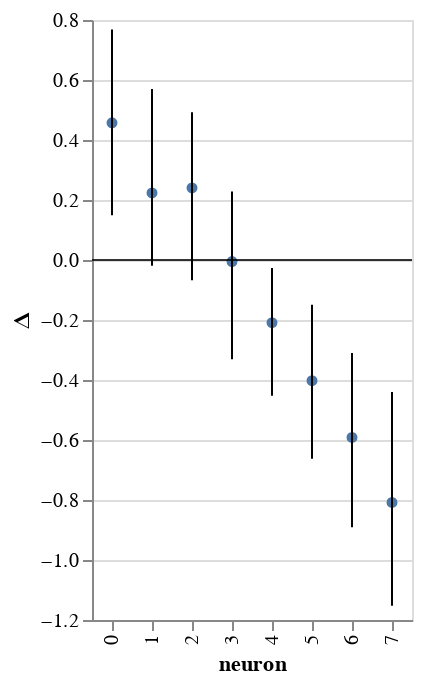

The code cell stored with this chart in its notebook:
### Markdown cell above
# Plot data and posterior

### Code cell
reload(visualization)
visualization.plot_posterior(df_both,alt.Chart(df_both),y=f'{y} diff', x='neuron',color='mouse_code',)

### Figure 1 — Vega-Lite specification as saved in the notebook (floating-point values rounded to 4 significant figures)
{"config": {"view": {"continuousWidth": 400, "continuousHeight": 300}}, "layer": [{"mark": {"type": "line", "color": "black", "point": true}, "encoding": {"x": {"type": "ordinal", "field": "neuron"}, "y": {"type": "quantitative", "field": "Bayes condition mean", "impute": {"value": "value"}}}}, {"mark": {"type": "rule", "color": "black", "opacity": 0.4, "size": 0.1}, "encoding": {"y": {"type": "quantitative", "field": "zero"}}}, {"mark": "rule", "encoding": {"x": {"type": "ordinal", "field": "neuron"}, "y": {"type": "quantitative", "field": "Bayes condition CI0", "scale": {"domain": [-1.152, 0.7685], "zero": false}, "title": "Δ "}, "y2": {"field": "Bayes condition CI1"}}}], "data": {"name": "data-61530b82acf51ca742240a6b28cec749"}, "$schema": "https://vega.github.io/schema/vega-lite/v4.8.1.json", "datasets": {"data-61530b82acf51ca742240a6b28cec749": [{"neuron": 0.0, "mouse_code": 0.0, "i_trial": 0.0, "neuron_code": 0.0, "log_firing_rate": 0.4592, "Firing rate": 60.84, "firing_rate": 60.84, "i_spike": 14.75, "isi": -0.03143, "log_isi diff": -0.1575, "log_isi": null, "Bayes condition CI0": null, "Bayes condition CI1": null, "Bayes condition mean": null, "zero": 0}, {"neuron": 0.0, "mouse_code": 1.0, "i_trial": 0.0, "neuron_code": 0.0, "log_firing_rate": 0.778, "Firing rate": 527.0, "firing_rate": 527.0, "i_spike": 10.75, "isi": -0.02555, "log_isi diff": -0.1314, "log_isi": null, "Bayes condition CI0": null, "Bayes condition CI1": null, "Bayes condition mean": null, "zero": 0}, {"neuron": 0.0, "mouse_code": 2.0, "i_trial": 0.0, "neuron_code": 0.0, "log_firing_rate": -0.07206, "Firing rate": -102.0, "firing_rate": -102.0, "i_spike": 0.75, "isi": 0.001768, "log_isi diff": 0.01278, "log_isi": null, "Bayes condition CI0": null, "Bayes condition CI1": null, "Bayes condition mean": null, "zero": 0}, {"neuron": 0.0, "mouse_code": 3.0, "i_trial": 0.0, "neuron_code": 0.0, "log_firing_rate": -0.04176, "Firing rate": -67.37, "firing_rate": -67.37, "i_spike": 17.5, "isi": -0.03538, "log_isi diff": -0.1841, "log_isi": null, "Bayes condition CI0": null, "Bayes condition CI1": null, "Bayes condition mean": null, "zero": 0}, {"neuron": 1.0, "mouse_code": 0.0, "i_trial": 0.0, "neuron_code": 0.0, "log_firing_rate": -0.2591, "Firing rate": -55.75, "firing_rate": -55.75, "i_spike": 3.25, "isi": -0.004326, "log_isi diff": -0.02913, "log_isi": null, "Bayes condition CI0": null, "Bayes condition CI1": null, "Bayes condition mean": null, "zero": 0}, {"neuron": 1.0, "mouse_code": 1.0, "i_trial": 0.0, "neuron_code": 0.0, "log_firing_rate": 0.2907, "Firing rate": 229.4, "firing_rate": 229.4, "i_spike": 3.75, "isi": -0.005361, "log_isi diff": -0.03394, "log_isi": null, "Bayes condition CI0": null, "Bayes condition CI1": null, "Bayes condition mean": null, "zero": 0}, {"neuron": 1.0, "mouse_code": 2.0, "i_trial": 0.0, "neuron_code": 0.0, "log_firing_rate": -0.03141, "Firing rate": -4.297, "firing_rate": -4.297, "i_spike": 20.0, "isi": -0.02157, "log_isi diff": -0.1562, "log_isi": null, "Bayes condition CI0": null, "Bayes condition CI1": null, "Bayes condition mean": null, "zero": 0}, {"neuron": 1.0, "mouse_code": 3.0, "i_trial": 0.0, "neuron_code": 0.0, "log_firing_rate": 0.129, "Firing rate": 24.56, "firing_rate": 24.56, "i_spike": 21.75, "isi": -0.03206, "log_isi diff": -0.1942, "log_isi": null, "Bayes condition CI0": null, "Bayes condition CI1": null, "Bayes condition mean": null, "zero": 0}, {"neuron": 2.0, "mouse_code": 0.0, "i_trial": 0.0, "neuron_code": 0.0, "log_firing_rate": 0.2564, "Firing rate": 100.0, "firing_rate": 100.0, "i_spike": -3.5, "isi": 0.004483, "log_isi diff": 0.02789, "log_isi": null, "Bayes condition CI0": null, "Bayes condition CI1": null, "Bayes condition mean": null, "zero": 0}, {"neuron": 2.0, "mouse_code": 1.0, "i_trial": 0.0, "neuron_code": 0.0, "log_firing_rate": 0.01956, "Firing rate": 5.827, "firing_rate": 5.827, "i_spike": -3.0, "isi": 0.003487, "log_isi diff": 0.02379, "log_isi": null, "Bayes condition CI0": null, "Bayes condition CI1": null, "Bayes condition mean": null, "zero": 0}, {"neuron": 2.0, "mouse_code": 2.0, "i_trial": 0.0, "neuron_code": 0.0, "log_firing_rate": -0.01151, "Firing rate": 1.463, "firing_rate": 1.463, "i_spike": 7.0, "isi": -0.006311, "log_isi diff": -0.04779, "log_isi": null, "Bayes condition CI0": null, "Bayes condition CI1": null, "Bayes condition mean": null, "zero": 0}, {"neuron": 2.0, "mouse_code": 3.0, "i_trial": 0.0, "neuron_code": 0.0, "log_firing_rate": 0.03362, "Firing rate": 12.29, "firing_rate": 12.29, "i_spike": 12.0, "isi": -0.01429, "log_isi diff": -0.09622, "log_isi": null, "Bayes condition CI0": null, "Bayes condition CI1": null, "Bayes condition mean": null, "zero": 0}, {"neuron": 3.0, "mouse_code": 0.0, "i_trial": 0.0, "neuron_code": 0.0, "log_firing_rate": -0.2232, "Firing rate": -62.48, "firing_rate": -62.48, "i_spike": -6.0, "isi": 0.0038, "log_isi diff": 0.03135, "log_isi": null, "Bayes condition CI0": null, "Bayes condition CI1": null, "Bayes condition mean": null, "zero": 0}, {"neuron": 3.0, "mouse_code": 1.0, "i_trial": 0.0, "neuron_code": 0.0, "log_firing_rate": -0.2532, "Firing rate": -96.29, "firing_rate": -96.29, "i_spike": 10.5, "isi": -0.008077, "log_isi diff": -0.06985, "log_isi": null, "Bayes condition CI0": null, "Bayes condition CI1": null, "Bayes condition mean": null, "zero": 0}, {"neuron": 3.0, "mouse_code": 2.0, "i_trial": 0.0, "neuron_code": 0.0, "log_firing_rate": 0.2005, "Firing rate": 52.56, "firing_rate": 52.56, "i_spike": 10.5, "isi": -0.008072, "log_isi diff": -0.06754, "log_isi": null, "Bayes condition CI0": null, "Bayes condition CI1": null, "Bayes condition mean": null, "zero": 0}, {"neuron": 3.0, "mouse_code": 3.0, "i_trial": 0.0, "neuron_code": 0.0, "log_firing_rate": 0.1532, "Firing rate": 71.62, "firing_rate": 71.62, "i_spike": 17.25, "isi": -0.01272, "log_isi diff": -0.1149, "log_isi": null, "Bayes condition CI0": null, "Bayes condition CI1": null, "Bayes condition mean": null, "zero": 0}, {"neuron": 4.0, "mouse_code": 0.0, "i_trial": 0.0, "neuron_code": 0.0, "log_firing_rate": 0.2722, "Firing rate": 97.77, "firing_rate": 97.77, "i_spike": 1.0, "isi": -0.0008042, "log_isi diff": -0.006428, "log_isi": null, "Bayes condition CI0": null, "Bayes condition CI1": null, "Bayes condition mean": null, "zero": 0}, {"neuron": 4.0, "mouse_code": 1.0, "i_trial": 0.0, "neuron_code": 0.0, "log_firing_rate": -0.4808, "Firing rate": -589.2, "firing_rate": -589.2, "i_spike": 3.5, "isi": -0.002031, "log_isi diff": -0.02265, "log_isi": null, "Bayes condition CI0": null, "Bayes condition CI1": null, "Bayes condition mean": null, "zero": 0}, {"neuron": 4.0, "mouse_code": 2.0, "i_trial": 0.0, "neuron_code": 0.0, "log_firing_rate": -0.2034, "Firing rate": -83.22, "firing_rate": -83.22, "i_spike": 0.25, "isi": -0.0003616, "log_isi diff": -0.002704, "log_isi": null, "Bayes condition CI0": null, "Bayes condition CI1": null, "Bayes condition mean": null, "zero": 0}, {"neuron": 4.0, "mouse_code": 3.0, "i_trial": 0.0, "neuron_code": 0.0, "log_firing_rate": 0.5588, "Firing rate": 206.0, "firing_rate": 206.0, "i_spike": 25.75, "isi": -0.01312, "log_isi diff": -0.1356, "log_isi": null, "Bayes condition CI0": null, "Bayes condition CI1": null, "Bayes condition mean": null, "zero": 0}, {"neuron": 5.0, "mouse_code": 0.0, "i_trial": 0.0, "neuron_code": 0.0, "log_firing_rate": -0.09825, "Firing rate": -34.19, "firing_rate": -34.19, "i_spike": -2.25, "isi": 0.0005722, "log_isi diff": 0.008761, "log_isi": null, "Bayes condition CI0": null, "Bayes condition CI1": null, "Bayes condition mean": null, "zero": 0}, {"neuron": 5.0, "mouse_code": 1.0, "i_trial": 0.0, "neuron_code": 0.0, "log_firing_rate": 0.08173, "Firing rate": 27.78, "firing_rate": 27.78, "i_spike": 14.0, "isi": -0.005156, "log_isi diff": -0.06342, "log_isi": null, "Bayes condition CI0": null, "Bayes condition CI1": null, "Bayes condition mean": null, "zero": 0}, {"neuron": 5.0, "mouse_code": 2.0, "i_trial": 0.0, "neuron_code": 0.0, "log_firing_rate": 0.2767, "Firing rate": 178.4, "firing_rate": 178.4, "i_spike": -4.75, "isi": 0.001609, "log_isi diff": 0.02063, "log_isi": null, "Bayes condition CI0": null, "Bayes condition CI1": null, "Bayes condition mean": null, "zero": 0}, {"neuron": 5.0, "mouse_code": 3.0, "i_trial": 0.0, "neuron_code": 0.0, "log_firing_rate": 0.02108, "Firing rate": 9.204, "firing_rate": 9.204, "i_spike": 22.0, "isi": -0.007563, "log_isi diff": -0.09503, "log_isi": null, "Bayes condition CI0": null, "Bayes condition CI1": null, "Bayes condition mean": null, "zero": 0}, {"neuron": 6.0, "mouse_code": 0.0, "i_trial": 0.0, "neuron_code": 0.0, "log_firing_rate": -0.0368, "Firing rate": -15.85, "firing_rate": -15.85, "i_spike": 14.25, "isi": -0.003696, "log_isi diff": -0.05432, "log_isi": null, "Bayes condition CI0": null, "Bayes condition CI1": null, "Bayes condition mean": null, "zero": 0}, {"neuron": 6.0, "mouse_code": 1.0, "i_trial": 0.0, "neuron_code": 0.0, "log_firing_rate": 0.4178, "Firing rate": 252.4, "firing_rate": 252.4, "i_spike": 13.5, "isi": -0.003408, "log_isi diff": -0.05037, "log_isi": null, "Bayes condition CI0": null, "Bayes condition CI1": null, "Bayes condition mean": null, "zero": 0}, {"neuron": 6.0, "mouse_code": 2.0, "i_trial": 0.0, "neuron_code": 0.0, "log_firing_rate": -0.06802, "Firing rate": -35.36, "firing_rate": -35.36, "i_spike": -0.75, "isi": 0.0004869, "log_isi diff": 0.005051, "log_isi": null, "Bayes condition CI0": null, "Bayes condition CI1": null, "Bayes condition mean": null, "zero": 0}, {"neuron": 6.0, "mouse_code": 3.0, "i_trial": 0.0, "neuron_code": 0.0, "log_firing_rate": 0.08844, "Firing rate": 31.46, "firing_rate": 31.46, "i_spike": 6.75, "isi": -0.001237, "log_isi diff": -0.0204, "log_isi": null, "Bayes condition CI0": null, "Bayes condition CI1": null, "Bayes condition mean": null, "zero": 0}, {"neuron": 7.0, "mouse_code": 0.0, "i_trial": 0.0, "neuron_code": 0.0, "log_firing_rate": 0.03078, "Firing rate": 9.673, "firing_rate": 9.673, "i_spike": 6.5, "isi": -0.000877, "log_isi diff": -0.01705, "log_isi": null, "Bayes condition CI0": null, "Bayes condition CI1": null, "Bayes condition mean": null, "zero": 0}, {"neuron": 7.0, "mouse_code": 1.0, "i_trial": 0.0, "neuron_code": 0.0, "log_firing_rate": 0.1451, "Firing rate": 138.5, "firing_rate": 138.5, "i_spike": 1.0, "isi": -0.0003131, "log_isi diff": -0.00409, "log_isi": null, "Bayes condition CI0": null, "Bayes condition CI1": null, "Bayes condition mean": null, "zero": 0}, {"neuron": 7.0, "mouse_code": 2.0, "i_trial": 0.0, "neuron_code": 0.0, "log_firing_rate": 0.03521, "Firing rate": 4.577, "firing_rate": 4.577, "i_spike": 3.0, "isi": -0.0005019, "log_isi diff": -0.008877, "log_isi": null, "Bayes condition CI0": null, "Bayes condition CI1": null, "Bayes condition mean": null, "zero": 0}, {"neuron": 7.0, "mouse_code": 3.0, "i_trial": 0.0, "neuron_code": 0.0, "log_firing_rate": -0.01239, "Firing rate": -59.0, "firing_rate": -59.0, "i_spike": 9.5, "isi": -0.001335, "log_isi diff": -0.02526, "log_isi": null, "Bayes condition CI0": null, "Bayes condition CI1": null, "Bayes condition mean": null, "zero": 0}, {"neuron": 0.0, "mouse_code": null, "i_trial": 0.5, "neuron_code": 0.0, "log_firing_rate": 1.51, "Firing rate": 35.68, "firing_rate": 35.68, "i_spike": 32.5, "isi": 0.1079, "log_isi diff": null, "log_isi": -0.9677, "Bayes condition CI0": 0.1494, "Bayes condition CI1": 0.7685, "Bayes condition mean": 0.4574, "zero": 0}, {"neuron": 1.0, "mouse_code": null, "i_trial": 0.5, "neuron_code": 4.0, "log_firing_rate": 2.099, "Firing rate": 126.0, "firing_rate": 126.0, "i_spike": 54.5, "isi": 0.06452, "log_isi diff": null, "log_isi": -1.192, "Bayes condition CI0": -0.01882, "Bayes condition CI1": 0.5699, "Bayes condition mean": 0.2236, "zero": 0}, {"neuron": 2.0, "mouse_code": null, "i_trial": 0.5, "neuron_code": 8.0, "log_firing_rate": 1.91, "Firing rate": 86.23, "firing_rate": 86.23, "i_spike": 61.25, "isi": 0.05727, "log_isi diff": null, "log_isi": -1.242, "Bayes condition CI0": -0.0673, "Bayes condition CI1": 0.4921, "Bayes condition mean": 0.2404, "zero": 0}, {"neuron": 3.0, "mouse_code": null, "i_trial": 0.5, "neuron_code": 12.0, "log_firing_rate": 2.174, "Firing rate": 151.7, "firing_rate": 151.7, "i_spike": 70.25, "isi": 0.05015, "log_isi diff": null, "log_isi": -1.3, "Bayes condition CI0": -0.3309, "Bayes condition CI1": 0.2281, "Bayes condition mean": -0.005193, "zero": 0}, {"neuron": 4.0, "mouse_code": null, "i_trial": 0.5, "neuron_code": 16.0, "log_firing_rate": 2.04, "Firing rate": 115.0, "firing_rate": 115.0, "i_spike": 83.0, "isi": 0.04226, "log_isi diff": null, "log_isi": -1.376, "Bayes condition CI0": -0.4529, "Bayes condition CI1": -0.0269, "Bayes condition mean": -0.2087, "zero": 0}, {"neuron": 5.0, "mouse_code": null, "i_trial": 0.5, "neuron_code": 20.0, "log_firing_rate": 2.249, "Firing rate": 183.4, "firing_rate": 183.4, "i_spike": 102.0, "isi": 0.03446, "log_isi diff": null, "log_isi": -1.464, "Bayes condition CI0": -0.6621, "Bayes condition CI1": -0.149, "Bayes condition mean": -0.4022, "zero": 0}, {"neuron": 6.0, "mouse_code": null, "i_trial": 0.5, "neuron_code": 24.0, "log_firing_rate": 2.306, "Firing rate": 203.0, "firing_rate": 203.0, "i_spike": 110.0, "isi": 0.03153, "log_isi diff": null, "log_isi": -1.501, "Bayes condition CI0": -0.8911, "Bayes condition CI1": -0.31, "Bayes condition mean": -0.5914, "zero": 0}, {"neuron": 7.0, "mouse_code": null, "i_trial": 0.5, "neuron_code": 28.0, "log_firing_rate": 2.425, "Firing rate": 276.3, "firing_rate": 276.3, "i_spike": 147.8, "isi": 0.02363, "log_isi diff": null, "log_isi": -1.627, "Bayes condition CI0": -1.152, "Bayes condition CI1": -0.4399, "Bayes condition mean": -0.8081, "zero": 0}]}}
